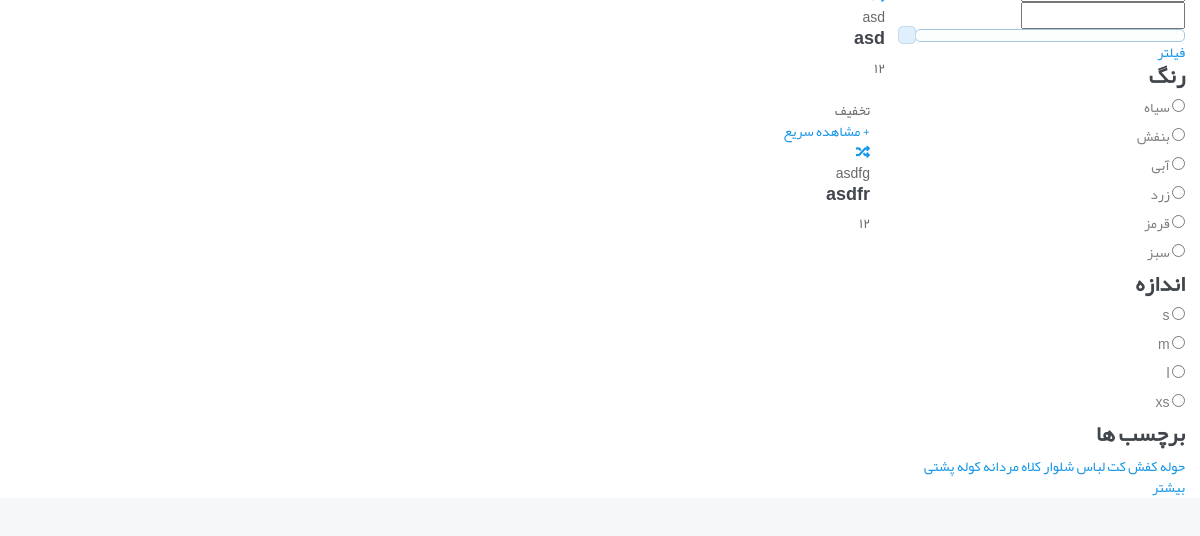
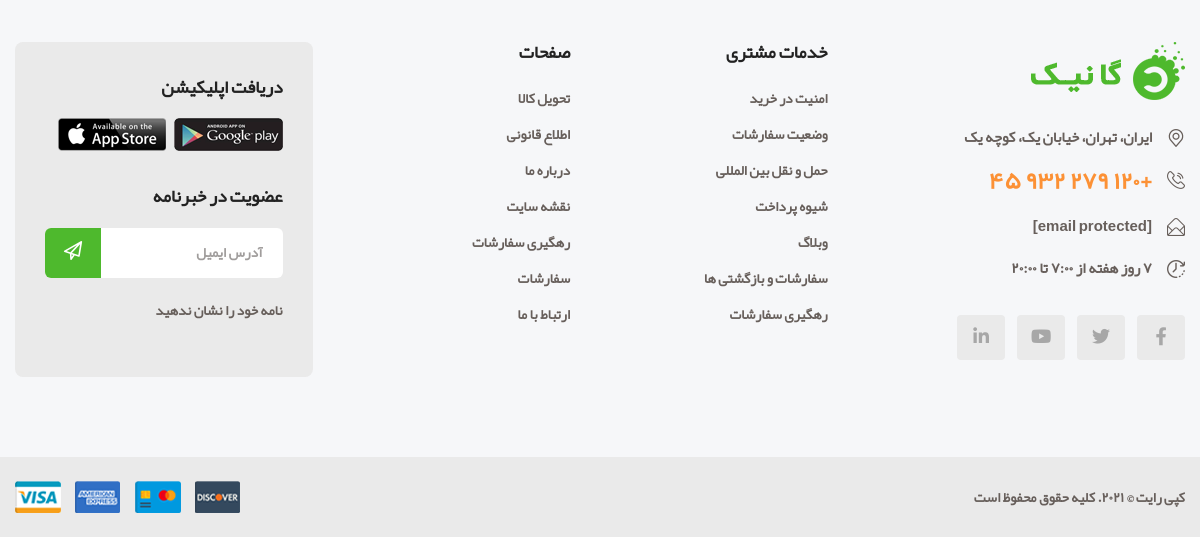
/store/list/ (lower part), run on an earlier commit of the app's database (2 pictures, top to bottom).
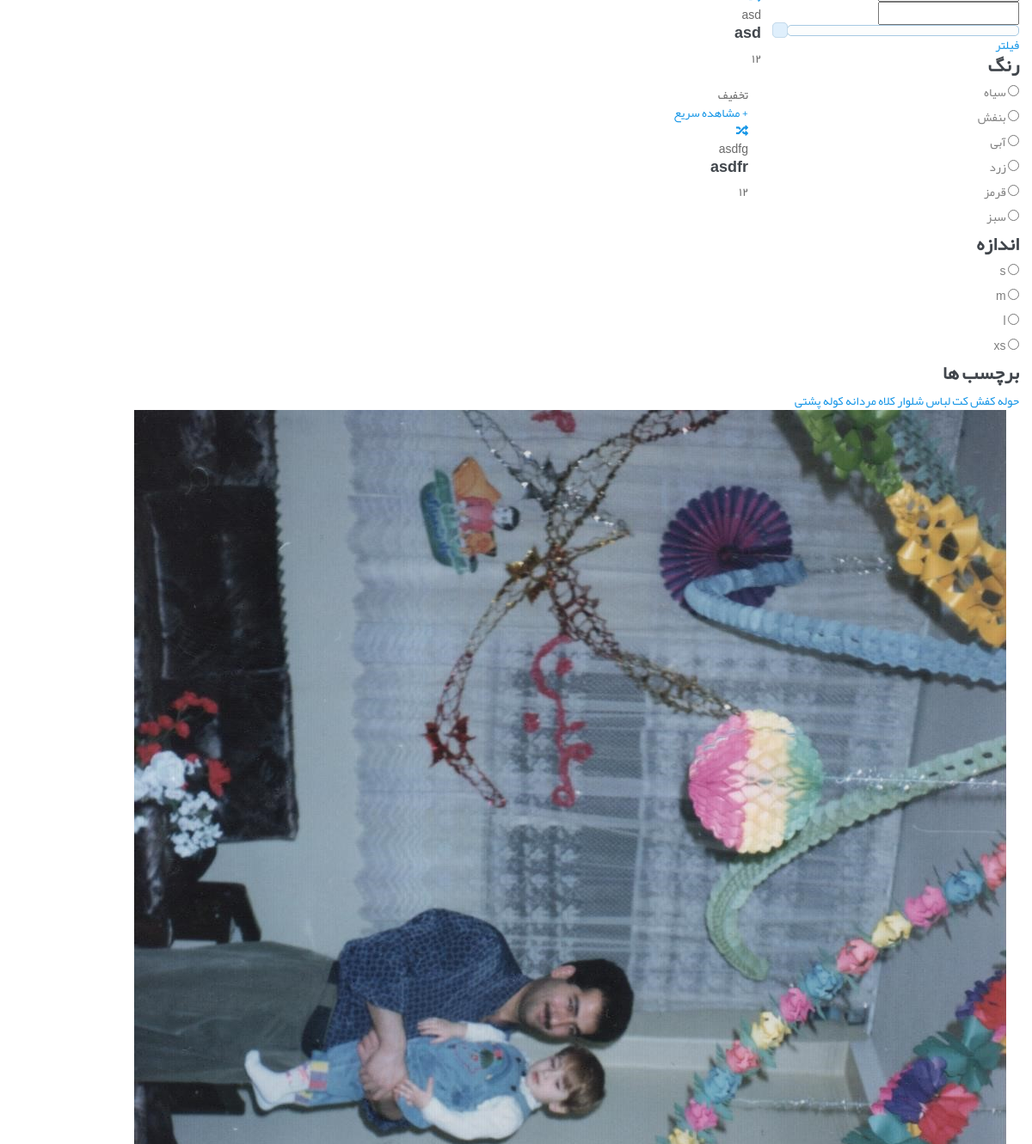
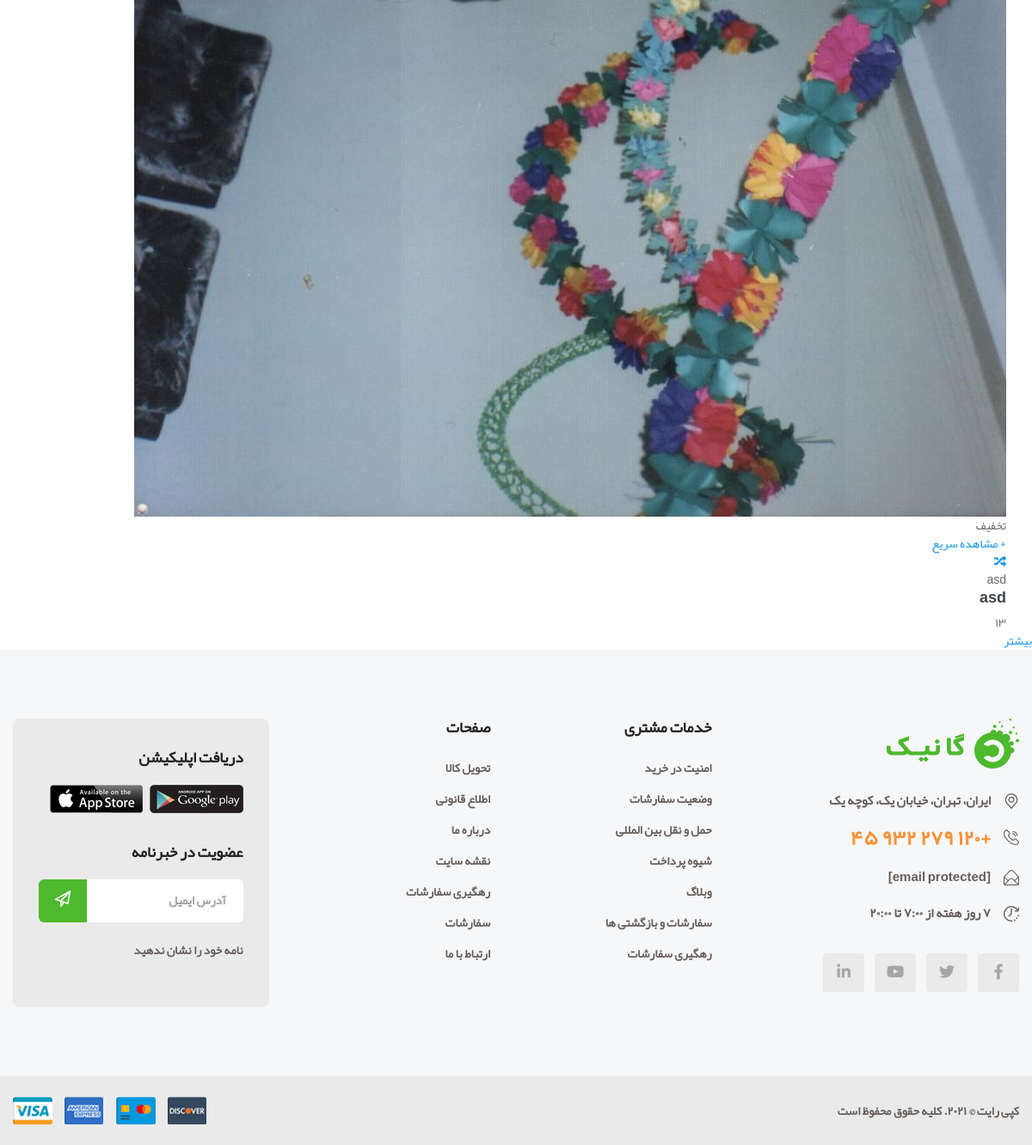
And on a later commit of the database (2 pictures, top to bottom).
### store/models.py (models this page shows)
class Product(models.Model):
    name = models.CharField(max_length=300)
    brand = models.CharField(max_length=300,null=True)
    price = models.IntegerField(null=True)
    main_category = models.CharField(max_length=200,null=True)
    main_text = models.TextField(null=True)
    category_1 = models.CharField(max_length=200,null=True)
    category_1_answer = models.CharField(max_length=200,null=True)
    category_2 = models.CharField(max_length=200,null=True)
    category_2_answer = models.CharField(max_length=200,null=True)
    category_3 = models.CharField(max_length=200,null=True)
    category_3_answer = models.CharField(max_length=200,null=True)
    category_4 = models.CharField(max_length=200,null=True)
    category_4_answer = models.CharField(max_length=200,null=True)
    category_5 = models.CharField(max_length=200,null=True)
    category_5_answer = models.CharField(max_length=200,null=True)
    color = models.CharField(max_length=300,null=True)
    main_image = models.ImageField(null=True)
    image2 = models.ImageField(null=True)
    image3 = models.ImageField(null=True)
    image4 = models.ImageField(null=True)
    image5 = models.ImageField(null=True)
    code = models.CharField(max_length=6,unique=True,null=True)

### store/views.py (the view)
# urls.py: path('store/list/', StoreProductListView.as_view(), name='product-list'),
class StoreProductListView(ListView):
    model = Product
    template_name = 'store_products_lists.html'
    paginate = 200
    def get_context_data(self, **kwargs):
        context = super().get_context_data(**kwargs)
        context['now'] = timezone.now()
        return context

### templates/store_products_lists.html (shortened to what the changed rows need)
{% extends "base.html" %}
{% block content %}
  <section class="product-shop spad">
      <div class="container">
          <div class="row">
              <div class="col-lg-9 order-1 order-lg-2">
                  <div class="product-list">
                      <div class="row">
                          {% for object in object_list %}
                          <div class="col-lg-4 col-sm-6">
                              <div class="product-item">
                                  <div class="pi-pic">
                                      <img src="{{ object.main_image }}" alt="">
                                      <div class="sale pp-sale">تخفیف</div>
                                      <ul>
                                          <li class="quick-view"><a href="{% url 'store:product-exact-detail' pk=object.pk %}">+ مشاهده سریع</a></li>
                                          <li class="w-icon"><a href="#"><i class="fa fa-random"></i></a></li>
                                      </ul>
                                  </div>
                                  <div class="pi-text">
                                      <div class="catagory-name">{{ object.main_category }}</div>
                                      <a href="#">
                                          <h5>{{ object.name }}</h5>
                                      </a>
                                      <div class="product-price">
                                          <span>{{ object.price }}</span>
                                      </div>
                                  </div>
                              </div>
                          </div>
                      </div>
                  </div>
                  {% empty %}
                  <h1> no items </h1>
                  {% endfor %}
              </div>
  </section>
{% endblock %}

What changed in the data, as far as the page shows it:
added Product: main_image (picture), main_category "asd", name "asd", price "13"
